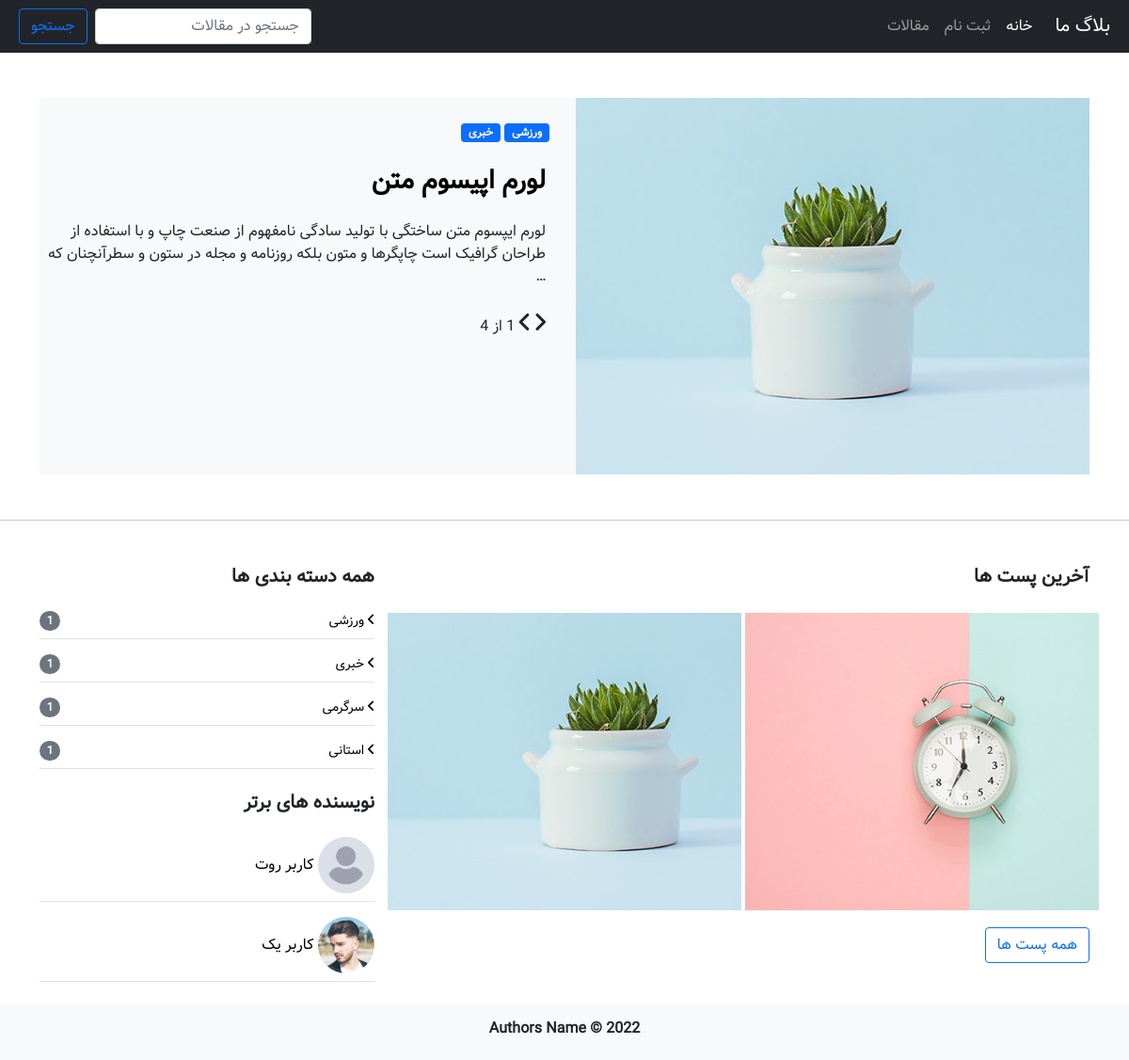
The app's page /, older data.
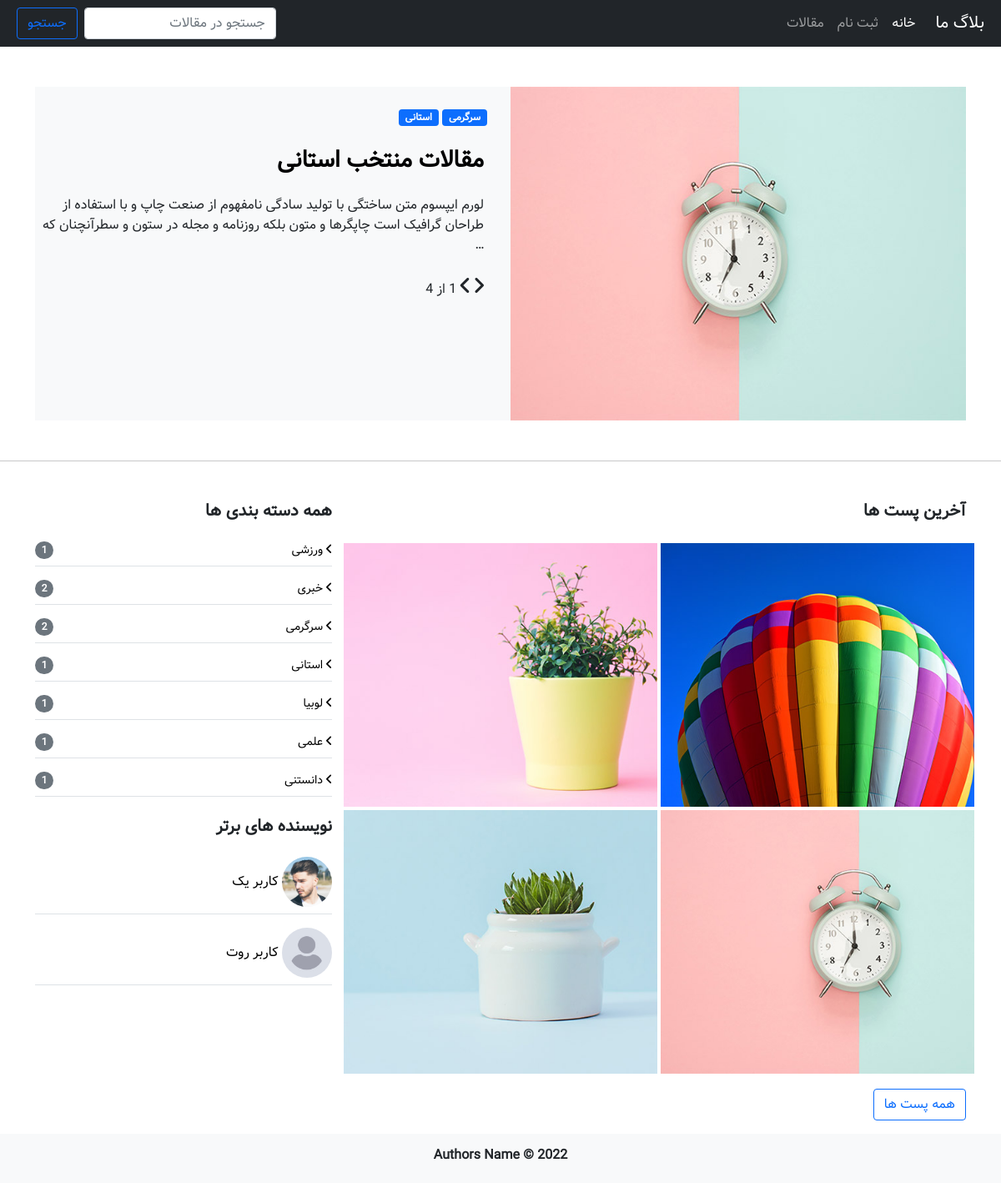
The same page, newer data.
### blog/models.py (models this page shows, shortened)
class Article(models.Model):
    title = models.CharField(max_length=75, verbose_name='عنوان')
    description = models.TextField(verbose_name='توضیحات')
    author = models.ForeignKey(
        User, on_delete=models.CASCADE, related_name='articles', verbose_name='نویسنده'
    )
    image = models.ImageField(
        upload_to='articles/', verbose_name='تصویر مقاله'
    )
    hits = models.ManyToManyField(
        IPAddress, related_name='articles', blank=True, verbose_name='بازدید ها'
    )
    publish_time = models.DateTimeField(
        default=timezone.now, verbose_name='زمان انتشار'
    )
    categories = models.ManyToManyField(
        Category, related_name='articles', verbose_name='دسته بندی ها'
    )
    created = models.DateTimeField(
        auto_now_add=True, verbose_name='تاریخ ایجاد'
    )
    updated = models.DateTimeField(
        auto_now=True, verbose_name='تاریخ آخرین ویرایش'
    )
    class Meta:
        verbose_name = 'مقاله'
        verbose_name_plural = 'مقالات'
    def get_thumbnail(self):
        return format_html(f"<img width=100 height=75 style='border-radius: 5px;' src='{self.image.url}'>")
    get_thumbnail.short_description = "تصویر"
    def get_replace_name(self):
        return f"{self.title.replace(' ', '-')}"

class Category(models.Model):
    name = models.CharField(max_length=200, verbose_name='دسته بندی')
    created = models.DateTimeField(
        auto_now_add=True, verbose_name='تاریخ ایجاد'
    )
    updated = models.DateTimeField(
        auto_now=True, verbose_name='تاریخ آخرین ویرایش'
    )
    is_deleted = models.BooleanField(
        default=False, verbose_name='پاک شده/نشده'
    )
    is_active = models.BooleanField(default=True, verbose_name='فعال/غیرفعال')
    class Meta:
        verbose_name = 'دسته بندی'
        verbose_name_plural = 'دسته بندی ها'

### account/models.py (models this page shows)
class User(AbstractUser):
    avatar = models.ImageField(
        upload_to='account/avatar/', null=True, blank=True, verbose_name='تصویر پروفایل')
    def get_avatar(self):
        return format_html(f"<img width=75 height=75 style='border-radius: 5px;' src='{self.avatar.url}'>")
    get_avatar.short_description = "تصویر پروفایل"

### blog/views.py (the view)
# urls.py: path('', HomePageView.as_view(), name='home_page'),
class HomePageView(View):
    def get(self, request):
        most_viewed_articles = Article.objects.filter(
            publish_time__lte=timezone.now()
        ).order_by('-hits')
        latest_articles = Article.objects.filter(
            publish_time__lte=timezone.now()
        ).order_by('-id')[:4]
        categories = Category.objects.filter(is_active=True)
        popular_authors = most_viewed_articles.distinct()[:2]
        context = {
            'most_viewed': most_viewed_articles[:4],
            'latest': latest_articles,
            'categories': categories,
            'popular_authors': popular_authors
        }
        return render(request, 'blog/homepage.html', context)

### blog/templates/blog/homepage.html (shortened to what this page needs)
{% extends '_base.html' %}
{% load static %}
{% block content %}
<section class="container mt-5">
    <div class="row">
        {% for article in most_viewed %}
        <div class="col-md-12 intro-box fade {% if forloop == first  %}show{% endif %}">
            <div class="bg-light">
                <div class="row">
                    <div class="col-md-6 intro-img">
                        <img src="{{ article.image.url }}" alt="Post 1">
                    </div>
                    <div class="col-md-6 intro-content">
                        <div class="my-4 mx-1">
                            {% for category in article.categories.all %}
                                <a href="#" class="badge bg-primary">{{ category.name }}</a>
                            {% endfor %}
                        </div>
                        <h3 class="my-4 mx-2 intro-content-title">
                            <a href="{% url 'blog:article_detail' article.pk article.get_replace_name %}">{{ article.title }}</a>
                        </h3>
                        <p class="my-4 mx-2">
                            {{ article.description|truncatewords:30 }}
                        </p>
                        <div class="my-4 mx-2">
                            <i class="fa fa-angle-right intro-handle" onclick="plusIntroSlides(-1)"></i>
                            <i class="fa fa-angle-left intro-handle" onclick="plusIntroSlides(1)"></i>
                            <span>
                                {{ forloop.counter }} از 4
                            </span>
                        </div>
                    </div>
                </div>
            </div>
        </div>
        {% endfor %}
    </div>
</section>
<hr class="my-5">
<section class="container mt-5">
    <div class="row">
        <section class="col-md-8">
            <div class="row">
                <div class="col-md-12">
                    <h5 class="text-bold mb-4">آخرین پست ها</h5>
                </div>
                {% for article in latest %}
                <article class="col-md-6 article-card">
                    <div>
                        <img src="{{ article.image.url }}" class="article-img" alt="{{ article.title }}">
                    </div>
                </article>
                {% endfor %}
                <div class="col-md-12 my-3">
                    <a href="{% url 'blog:article_list' %}" class="btn btn-outline-primary">همه پست ها</a>
                </div>
            </div>
        </section>
        <aside class="col-md-4">
            <h5 class="text-bold mb-4">همه دسته بندی ها</h5>
            <ul class="list-unstyled mb-4">
                {% for category in categories %}
                <li class="border-bottom mb-3 pb-2 d-flex justify-content-between align-items-center">
                    <a href="#" class="small">
                        <i class="fa fa-angle-left"></i>
                        {{ category.name }}
                    </a>
                    <span class="badge bg-secondary rounded-pill">{{ category.articles.all.count }}</span>
                </li>
                {% endfor %}
            </ul>
            <h5 class="text-bold mb-4">نویسنده های برتر</h5>
            <ul class="list-unstyled mb-4">
                {% for article in popular_authors %}
                <li class="border-bottom mb-3 pb-2">
                    <a href="{% url 'account:author_detail' article.author.username %}">
                        <img src="{{ article.author.avatar.url }}" class="aside-author-img" alt="">
                        {{ article.author.get_full_name }}
                    </a>
                </li>
                {% endfor %}
            </ul>
        </aside>
    </div>
</section>
{% endblock content %}

### templates/_base.html (shortened to what this page needs)
{% load static %}
<!DOCTYPE html>
<html lang="en" dir="rtl">
<head>
    <link rel="stylesheet" href="{% static 'css/bootstrap-css/bootstrap.rtl.min.css' %}" />
    <link rel="stylesheet" href="{% static 'css/style.css' %}" />
    <link rel="stylesheet" href="{% static 'css/all.min.css' %}" />
</head>
<body>
    <nav class="navbar navbar-expand-lg navbar-dark bg-dark p-2">
        <div class="container-fluid">
            <a class="navbar-brand" href="/">بلاگ ما</a>
            <div class="collapse navbar-collapse" id="navbarSupportedContent">
                <ul class="navbar-nav me-auto mb-2 mb-lg-0">
                    <li class="nav-item">
                        <a class="nav-link active" aria-current="page" href="/">خانه</a>
                    </li>
                    <li class="nav-item">
                        <a class="nav-link" aria-current="page" href="/">ثبت نام</a>
                    </li>
                    <li class="nav-item">
                        <a class="nav-link" aria-current="page" href="/">مقالات</a>
                    </li>
                </ul>
                <form class="d-flex">
                    <input class="form-control me-2" type="search" placeholder="جستجو در مقالات" aria-label="Search" />
                    <button class="btn btn-outline-primary" type="submit">جستجو</button>
                </form>
            </div>
        </div>
    </nav>
    {% block content %}{% endblock content %}
   <footer class="bg-light py-3">
    <h6 class="text-bold text-center">
        Authors Name &copy; 2022
    </h6>
    </footer>
</body>
</html>

### assets/css/style.css (style rules this page uses)
body { font-family: "Vazir"; }
a { color: #000; text-decoration: none; transition: all 0.5s; }
.text-bold { font-weight: 600; }
.fade { -webkit-animation-name: fade; -webkit-animation-duration: 1s; animation-name: fade; animation-duration: 1s; }
.intro-box { overflow: hidden; display: none; }
.show { display: block !important; }
.intro-img img { width: 100%; height: 400px; }
.intro-content-title { font-weight: 700; }
.intro-handle { font-size: 1.5rem; cursor: pointer; transition: all 0.5s; }
.article-card { overflow: hidden; position: relative; height: 320px; border: 2.5px solid #fff; }
.article-img { min-width: 100%; height: 100%; position: absolute; left: 0; }
.aside-author-img { width: 60px; border-radius: 50%; }

Row changes from the older to the newer data that the page shows:
no longer on one of the page's lists (row unchanged): Article: title "لورم اپیسوم متن", description "لورم ایپسوم متن ساختگی با تولید سادگی نامفهوم از صنعت چاپ و با استفاده از طراحان گرافیک است چاپگرها و متون بلکه روزنامه و مجله در ستون و سطرآنچنان که …"
now on one of the page's lists (row edited): Article: title "مقالات منتخب استانی", description "لورم ایپسوم متن ساختگی با تولید سادگی نامفهوم از صنعت چاپ و با استفاده از طراحان گرافیک است چاپگرها و متون بلکه روزنامه و مجله در ستون و سطرآنچنان که …"
changed Article "کاربر یک": gains Category (name "سرگرمی", articles.all.count "2"); gains Category (name "استانی", articles.all.count "1"); moves up the list
computed for Category "سرگرمی": articles.all.count "1" → "2"
added Article: image (picture), shown under "آخرین پست ها"
added Article: image (picture), shown under "آخرین پست ها"
computed for Article "کاربر روت": loses Category (name "ورزشی", articles.all.count "1"); loses Category (name "خبری", articles.all.count "1")
computed for Category "خبری": articles.all.count "1" → "2"
added Category: name "لوبیا", articles.all.count "1", shown under "همه دسته بندی ها"
added Category: name "علمی", articles.all.count "1", shown under "همه دسته بندی ها"
added Category: name "دانستنی", articles.all.count "1", shown under "همه دسته بندی ها"
